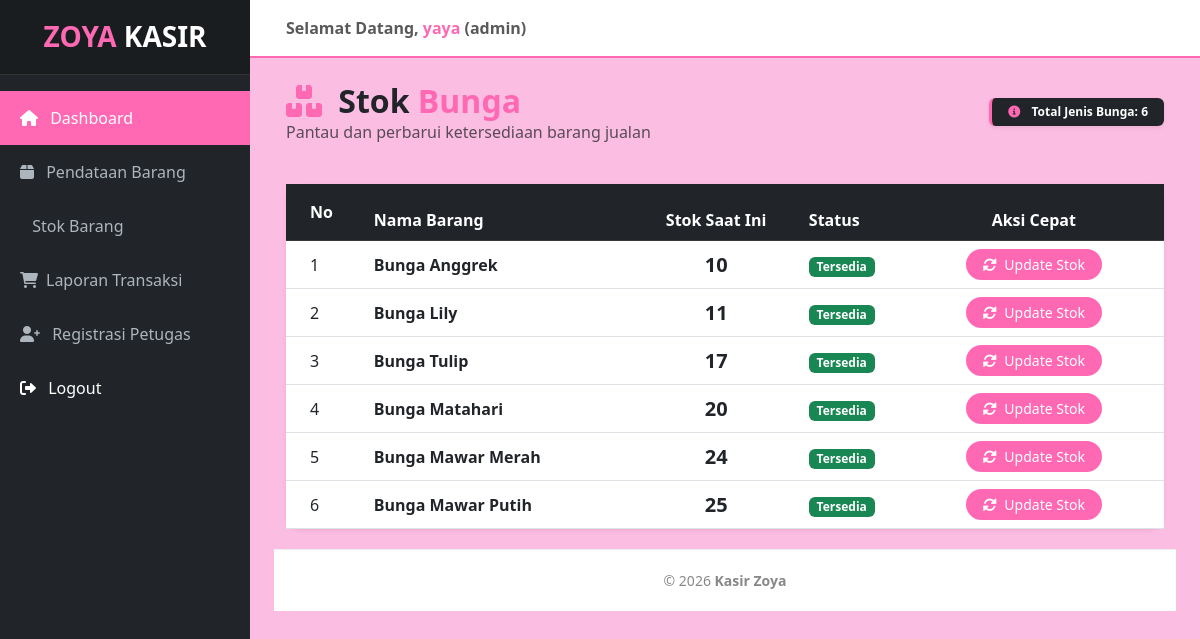
The page /kasir_zoya/admin/stok.php (signed in) on the database its author committed.
### tables this page shows
CREATE TABLE `produk` (
  `ProdukID` int(11) NOT NULL,
  `NamaProduk` varchar(255) NOT NULL,
  `Harga` decimal(10,2) NOT NULL,
  `Stok` int(11) NOT NULL
);

### kasir_zoya/admin/stok.php (the view, shortened to what this page needs)
<?php
include '../config/koneksi.php';
include '../templates/header.php';
include '../templates/sidebar.php';
?>
<div class="container-fluid">
    <div class="row mb-4">
        <div class="col-md-6">
            <h2 class="fw-bold text-dark m-0"><i class="fas fa-boxes text-pink me-2"></i> Stok <span class="text-pink">Bunga</span></h2>
            <p class="text-muted">Pantau dan perbarui ketersediaan barang jualan</p>
        </div>
        <div class="col-md-6 text-md-end pt-3">
             <div class="badge bg-dark p-2 px-3 shadow-sm" style="border-left: 3px solid #ff69b4;">
                <i class="fas fa-info-circle text-pink me-2"></i> Total Jenis Bunga:
                <?php
                $count = mysqli_fetch_array(mysqli_query($koneksi, "SELECT COUNT(*) as total FROM produk"));
                echo $count['total'];
                ?>
            </div>
        </div>
    </div>
    <div class="card border-0 shadow-sm" style="border-radius: 15px;">
        <div class="card-body p-0">
            <div class="table-responsive">
                <table class="table table-hover align-middle mb-0">
                    <thead class="table-dark">
                        <tr>
                            <th class="ps-4 py-3">No</th>
                            <th>Nama Barang</th>
                            <th class="text-center">Stok Saat Ini</th>
                            <th>Status</th>
                            <th class="text-center pe-4">Aksi Cepat</th>
                        </tr>
                    </thead>
                    <tbody>
                        <?php
                        $no = 1;
                        $query = mysqli_query($koneksi, "SELECT * FROM produk ORDER BY Stok ASC");
                        while($d = mysqli_fetch_array($query)){
                            $stok = $d['Stok'];
                        ?>
                        <tr>
                            <td class="ps-4"><?php echo $no++; ?></td>
                            <td class="fw-bold"><?php echo $d['NamaProduk']; ?></td>
                            <td class="text-center">
                                <span class="fs-5 fw-bold <?php echo ($stok < 5) ? 'text-danger' : 'text-dark'; ?>">
                                    <?php echo $stok; ?>
                                </span>
                            </td>
                            <td>
                                <?php if($stok <= 0): ?>
                                    <span class="badge bg-danger">Habis</span>
                                <?php elseif($stok < 5): ?>
                                    <span class="badge bg-warning text-dark">Hampir Habis</span>
                                <?php else: ?>
                                    <span class="badge bg-success">Tersedia</span>
                                <?php endif; ?>
                            </td>
                            <td class="text-center pe-4">
                                <button class="btn btn-sm btn-pink rounded-pill px-3" data-bs-toggle="modal" data-bs-target="#modalStok<?php echo $d['ProdukID']; ?>">
                                    <i class="fas fa-sync-alt me-1"></i> Update Stok
                                </button>
                            </td>
                        </tr>
                        <?php } ?>
                    </tbody>
                </table>
            </div>
        </div>
    </div>
</div>
<?php include '../templates/footer.php'; ?>

### kasir_zoya/templates/header.php (style rules this page uses)
:root { --pink-zoya: #ff69b4; --black-zoya: #212529; --white-zoya: #ffffff; }
body { background-color: #fcbde2; overflow-x: hidden; }
.btn-pink { background-color: var(--pink-zoya); color: white; }
.text-pink { color: var(--pink-zoya) !important; }

### rows shown on the page
produk: NamaProduk "Bunga Anggrek", Stok "10", shows "Tersedia"
produk: NamaProduk "Bunga Lily", Stok "11", shows "Tersedia"
produk: NamaProduk "Bunga Tulip", Stok "17", shows "Tersedia"
produk: NamaProduk "Bunga Matahari", Stok "20", shows "Tersedia"
produk: NamaProduk "Bunga Mawar Merah", Stok "24", shows "Tersedia"
produk: NamaProduk "Bunga Mawar Putih", Stok "25", shows "Tersedia"

### other values the page prints
$_SESSION['username'] "yaya"
$_SESSION['role'] "admin"
$count['total'] "6"
